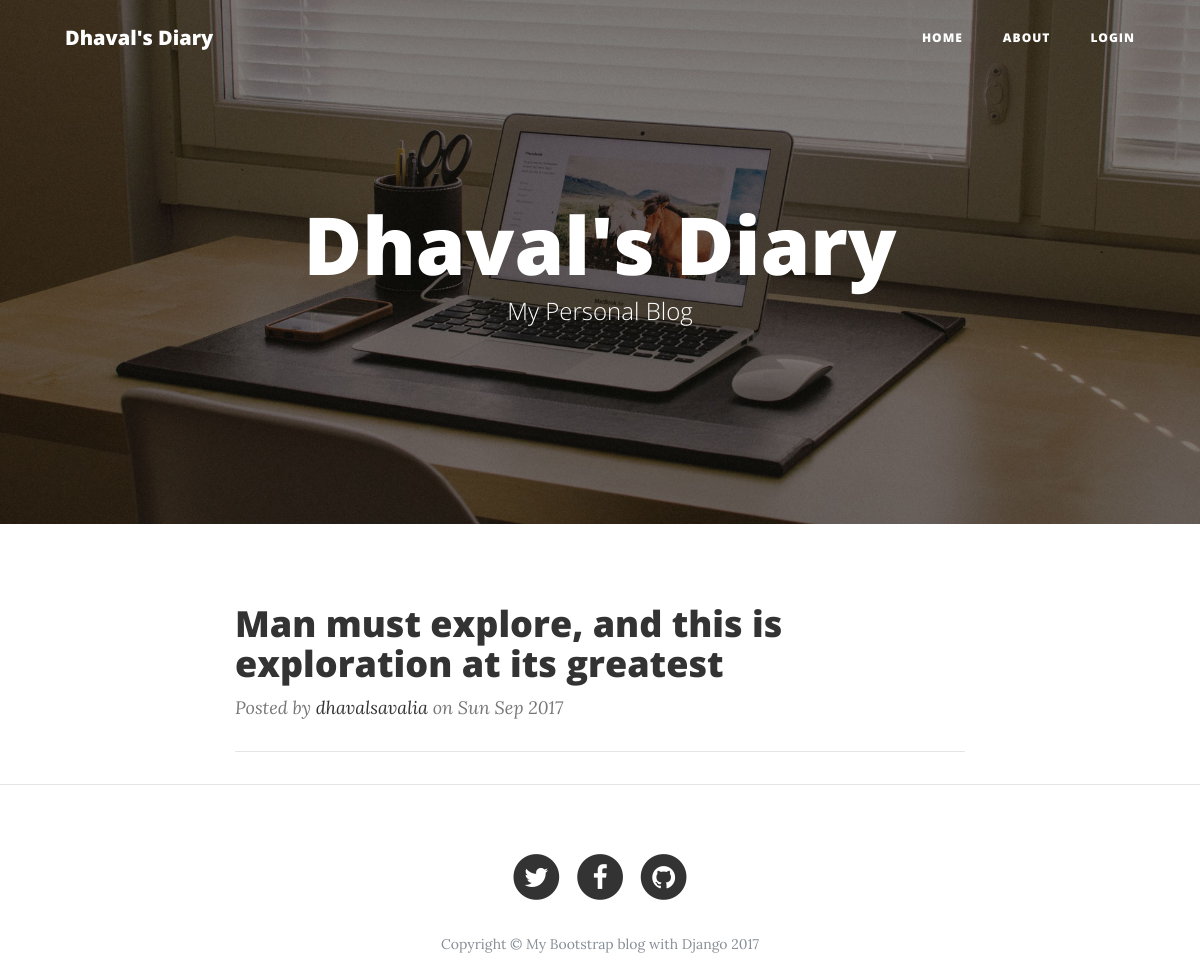
The page / on the database its author committed.
### blog/models.py (models this page shows, shortened)
class Post(models.Model):
    author = models.ForeignKey('auth.User')
    title = models.CharField(max_length=256)
    text = models.TextField()
    create_date = models.DateTimeField(default=timezone.now())
    published_date = models.DateTimeField(blank=True, null=True)

### blog/views.py (the view)
# urls.py: url(r'^$', views.PostListView.as_view(), name='post_list'),
class PostListView(ListView):
    model = Post
    def get_queryset(self):
        return Post.objects.filter(published_date__lte=timezone.now()).order_by('-published_date')

### blog/templates/blog/post_list.html
{% extends 'base.html' %}
{% block content %}
    {% load static %}
    <header class="masthead" style="background-image: url('{% static 'img/home-bg.jpg' %}')">
      <div class="container">
        <div class="row">
          <div class="col-lg-8 col-md-10 mx-auto">
            <div class="site-heading">
              <h1>Dhaval's Diary</h1>
              <span class="subheading">My Personal Blog</span>
            </div>
          </div>
        </div>
      </div>
    </header>
    <div class="container">
      <div class="row">
        <div class="col-lg-8 col-md-10 mx-auto">
         {% for post in post_list %}
          <div class="post-preview">
            <a href="{% url 'post_detail' pk=post.pk %}">
              <h2 class="post-title">
                {{ post.title }}
              </h2>
            </a>
            <p class="post-meta">Posted by
              <a href="#">{{ post.author }}</a>
              on {{ post.published_date|date:"D M Y"}}</p>
          </div>
          <hr>
        </div>
         {% endfor %}
      </div>
    </div>
    <hr>
{% endblock %}

### rows shown on the page
Post: title "Man must explore, and this is exploration at its greatest", author "dhavalsavalia", published_date "Sun Sep 2017"
